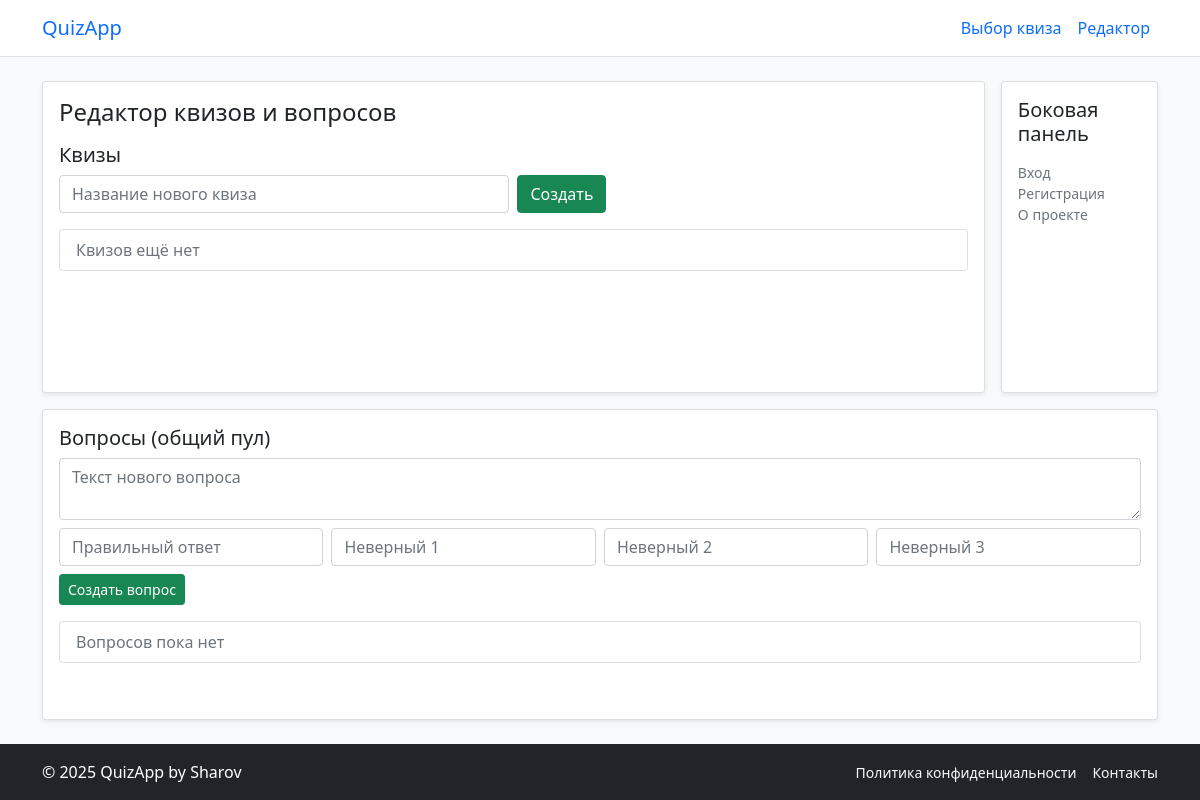
Page /quizzes/manage on the earlier database version.
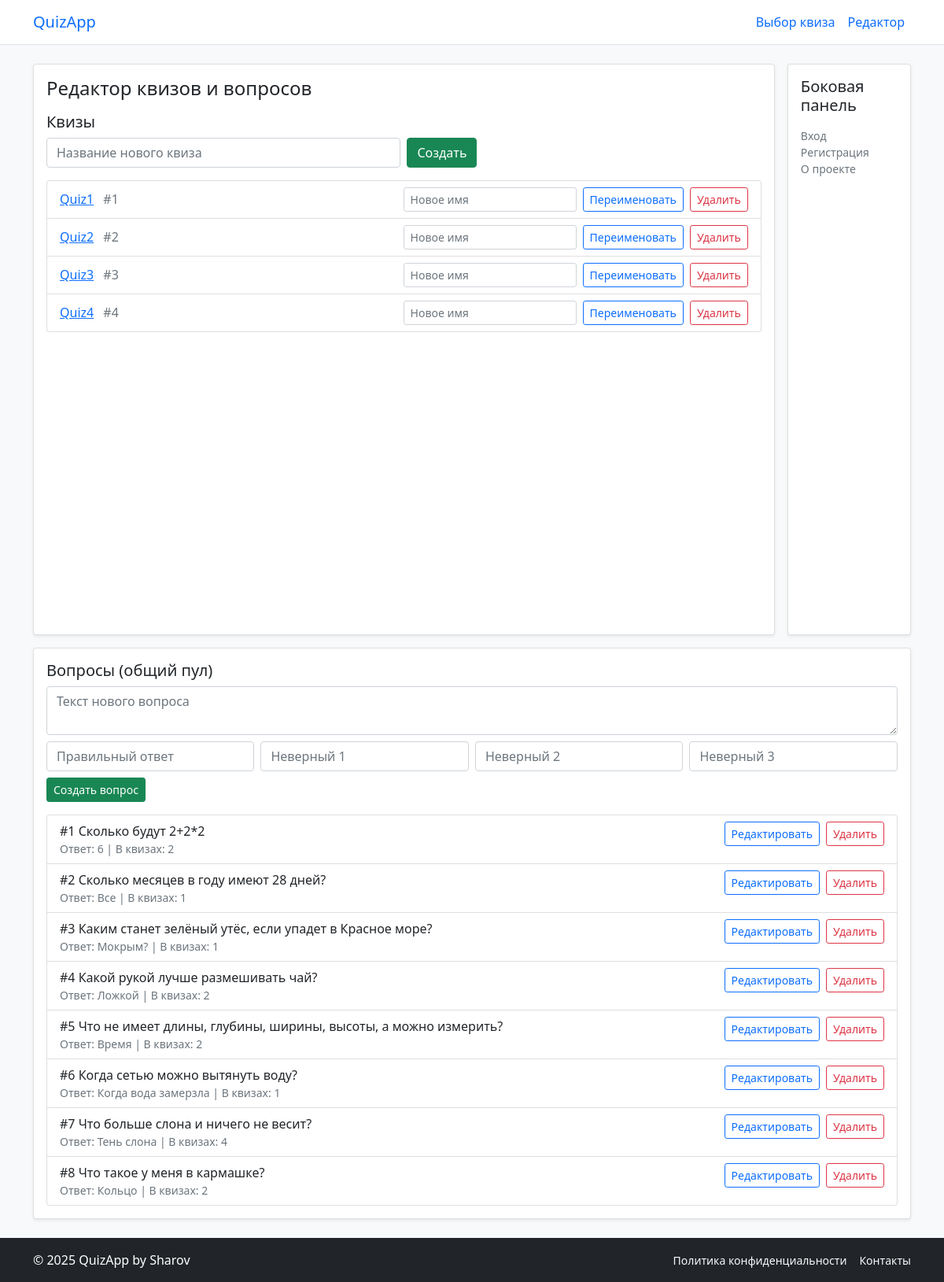
Same page on the later database version.
### database/model.py (models this page shows, shortened)
class Quiz(db.Model):
    __tablename__ = 'quizzes'
    id = db.Column(db.Integer, primary_key=True)
    name = db.Column(db.String(50), nullable=False)
    user_id = db.Column(db.Integer, db.ForeignKey('users.id'), nullable=False)
    questions = db.relationship(
        'Question',
        secondary=quiz_questions,
        backref='quizzes',
        lazy='select'
    )

class Question(db.Model):
    __tablename__ = 'questions'
    id = db.Column(db.Integer, primary_key=True)
    text = db.Column(db.String(250), nullable=False)
    answer = db.Column(db.String(100), nullable=False)
    wrong1 = db.Column(db.String(100), nullable=False)
    wrong2 = db.Column(db.String(100), nullable=False)
    wrong3 = db.Column(db.String(100), nullable=False)

### app/routes.py (the view)
@bp.route("/quizzes/manage", methods=["GET"])
def quizzes_manage():
    quizzes = list_instances(Quiz)
    questions = list_instances(Question)
    sel_id = request.args.get("quiz_id", type=int)
    selected_quiz = None
    available_questions = []
    if sel_id:
        selected_quiz = Quiz.query.get(sel_id)
        if selected_quiz:
            attached_ids = {q.id for q in selected_quiz.questions}
            available_questions = [q for q in questions if q.id not in attached_ids]
    return render_template(
        "quizzes_manage.html",
        quizzes=quizzes,
        questions=questions,
        selected_quiz=selected_quiz,
        available_questions=available_questions
    )

### database/CRUD.py (called while the page is built)
def list_instances(model):
    return db.session.scalars(select(model).order_by(model.id)).all()

### templates/quizzes_manage.html (shortened to what this page needs)
{% extends "base.html" %}
{% block header %}Редактор квизов и вопросов{% endblock %}
{% block content %}
  <h2 class="h5">Квизы</h2>
  <form class="row g-2 mb-3" method="post" action="{{ url_for('routes.quiz_create') }}">
    <div class="col-sm-6">
      <input name="name" class="form-control" placeholder="Название нового квиза" required>
    </div>
    <div class="col-auto">
      <button class="btn btn-success">Создать</button>
    </div>
  </form>
  <ul class="list-group">
    {% for qz in quizzes %}
      <li class="list-group-item">
        <div class="d-flex align-items-center justify-content-between">
          <div>
            <a class="fw-semibold me-2" href="{{ url_for('routes.quizzes_manage', quiz_id=qz.id) }}">{{ qz.name }}</a>
            <span class="text-secondary">#{{ qz.id }}</span>
          </div>
          <div class="d-flex gap-2">
            <form class="d-flex gap-2" method="post" action="{{ url_for('routes.quiz_rename', quiz_id=qz.id) }}">
              <input name="name" class="form-control form-control-sm" placeholder="Новое имя">
              <button class="btn btn-outline-primary btn-sm">Переименовать</button>
            </form>
            <form method="post" action="{{ url_for('routes.quiz_delete', quiz_id=qz.id) }}" onsubmit="return confirm('Удалить квиз?');">
              <button class="btn btn-outline-danger btn-sm">Удалить</button>
            </form>
          </div>
        </div>
      </li>
    {% else %}
      <li class="list-group-item text-secondary">Квизов ещё нет</li>
    {% endfor %}
  </ul>
{% endblock %}
{% block below_title %}Вопросы (общий пул){% endblock %}
{% block below %}
  <form class="mb-3" method="post" action="{{ url_for('routes.question_create') }}">
    <div class="mb-2">
      <textarea name="text" class="form-control" placeholder="Текст нового вопроса" required></textarea>
    </div>
    <div class="row g-2">
      <div class="col-md-3"><input name="answer" class="form-control" placeholder="Правильный ответ" required></div>
      <div class="col-md-3"><input name="wrong1" class="form-control" placeholder="Неверный 1" required></div>
      <div class="col-md-3"><input name="wrong2" class="form-control" placeholder="Неверный 2" required></div>
      <div class="col-md-3"><input name="wrong3" class="form-control" placeholder="Неверный 3" required></div>
    </div>
    <div class="mt-2">
      <button class="btn btn-success btn-sm">Создать вопрос</button>
    </div>
  </form>
  <ul class="list-group">
    {% for q in questions %}
      <li class="list-group-item d-flex justify-content-between align-items-start">
        <div>
          <div class="fw-semibold">#{{ q.id }} {{ q.text }}</div>
          <div class="small text-secondary">
            Ответ: {{ q.answer }} | В квизах: {{ q.quizzes | length }}
          </div>
        </div>
        <div class="d-flex gap-2">
          <a class="btn btn-outline-primary btn-sm" href="{{ url_for('routes.question_edit', question_id=q.id) }}">Редактировать</a>
          <form method="post" action="{{ url_for('routes.question_delete', question_id=q.id) }}" onsubmit="return confirm('Удалить вопрос? Он будет отвязан от всех квизов.');">
            <button class="btn btn-outline-danger btn-sm">Удалить</button>
          </form>
        </div>
      </li>
    {% else %}
      <li class="list-group-item text-secondary">Вопросов пока нет</li>
    {% endfor %}
  </ul>
{% endblock %}

### templates/base.html (shortened to what this page needs)
<!DOCTYPE html>
<html lang="ru">
<head>
  <link rel="stylesheet" href="{{ url_for('static', filename='css/bootstrap.min.css') }}">
  <link rel="stylesheet" href="{{ url_for('static', filename='css/style.css') }}">
</head>
<body class="bg-light d-flex flex-column min-vh-100">
  <header class="border-bottom bg-white">
    <nav class="navbar navbar-expand-lg container">
      <a class="navbar-brand fw-semibold" href="{{ url_for('routes.index') }}">QuizApp</a>
      <ul class="navbar-nav ms-auto">
        <li class="nav-item">
          <a class="nav-link" href="{{ url_for('routes.quizzes_view') }}">Выбор квиза</a>
        </li>
        <li class="nav-item">
          <a class="nav-link" href="{{ url_for('routes.quizzes_manage') }}">Редактор</a>
        </li>
      </ul>
    </nav>
  </header>
  <div class="container my-4 flex-grow-1">
    <div class="layout-grid">
      <main class="card shadow-sm">
        <div class="card-body">
          <h1 class="h4 mb-3">{% block header %}Главная секция{% endblock %}</h1>
          {% block content %}{% endblock %}
        </div>
      </main>
      <aside class="card shadow-sm">
        <div class="card-body">
          <h2 class="h5 mb-3">Боковая панель</h2>
          <ul class="list-unstyled small mb-0">
            <li><a href="#" class="link-secondary text-decoration-none">Вход</a></li>
            <li><a href="#" class="link-secondary text-decoration-none">Регистрация</a></li>
            <li><a href="#" class="link-secondary text-decoration-none">О проекте</a></li>
          </ul>
        </div>
      </aside>
      <section class="below card shadow-sm">
        <div class="card-body">
          <h2 class="h5 mb-2">{% block below_title %}Нижняя секция{% endblock %}</h2>
          {% block below %}<p class="mb-0 text-body-secondary">Дополнительный контент.</p>{% endblock %}
        </div>
      </section>
    </div>
  </div>
  <footer class="bg-dark text-white mt-auto py-3">
    <div class="container d-flex justify-content-between align-items-center">
      <span>&copy; 2025 QuizApp by Sharov</span>
      <nav class="d-flex gap-3 small">
        <a href="#" class="link-light text-decoration-none">Политика конфиденциальности</a>
        <a href="#" class="link-light text-decoration-none">Контакты</a>
      </nav>
    </div>
  </footer>
</body>
</html>

### static/css/style.css (style rules this page uses)
html, body { height: 100%; }
.layout-grid { display: grid; grid-template-columns: 3fr .5fr; grid-template-rows: repeat(2, 1fr); grid-template-areas: "main aside" "below below"; gap: 1rem; height: 100%; min-height: 0; }
main { grid-area: main; }
aside { grid-area: aside; }
.below { grid-area: below; }

Differences in the rows shown:
added Quiz: name "Quiz1", id "1"
added Quiz: name "Quiz2", id "2"
added Quiz: name "Quiz3", id "3"
added Quiz: name "Quiz4", id "4"
added Question: id "1", text "Сколько будут 2+2*2", answer "6", quizzes|length "2"
added Question: id "2", text "Сколько месяцев в году имеют 28 дней?", answer "Все", quizzes|length "1"
added Question: id "3", text "Каким станет зелёный утёс, если упадет в Красное море?", answer "Мокрым?", quizzes|length "1"
added Question: id "4", text "Какой рукой лучше размешивать чай?", answer "Ложкой", quizzes|length "2"
added Question: id "5", text "Что не имеет длины, глубины, ширины, высоты, а можно измерить?", answer "Время", quizzes|length "2"
added Question: id "6", text "Когда сетью можно вытянуть воду?", answer "Когда вода замерзла", quizzes|length "1"
added Question: id "7", text "Что больше слона и ничего не весит?", answer "Тень слона", quizzes|length "4"
added Question: id "8", text "Что такое у меня в кармашке?", answer "Кольцо", quizzes|length "2"
Other differences:
text no longer shown: "Квизов ещё нет Вопросов пока нет"
